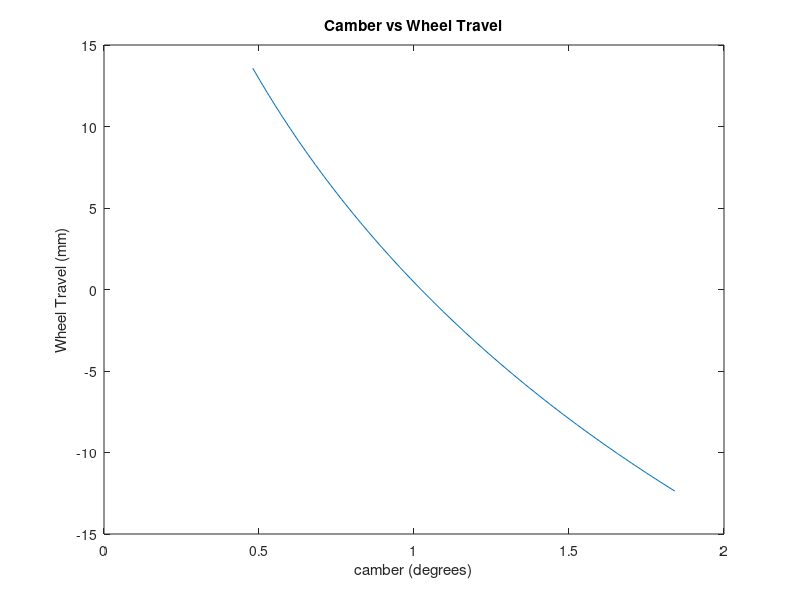

Here is the MATLAB script that generated this plot:
clc; clear all; close all;

%% Input Variables
% A-arms pickup points
pickups = [245 307.03; %Front Upper Front Arm
    245 393.73;    %Front Upper Rear Arm
    105.94 145.76; %Front Lower Front Arm
    105.94 145.76; %Front Lower Rear Arm
    ];

 %Initial Spherical Holder Position
 shcoords = [502.56 298.98; %Front Upper A-arm
        531.71 104.46; %Front Lower A-arm
        ];
KPI = deg2rad(7.5);
tyrerad = 203.2; %mm
alpha = deg2rad(36.44);
e = 137.51;
% alpha = deg2rad(33);
% e = 198;
%% 4Bar Equations
pickups2D = [((pickups(1,1)+ pickups(2,1))/2) ((pickups(1,2)+ pickups(2,2))/2); %Front Upper
    ((pickups(3,1)+ pickups(4,1))/2) ((pickups(3,2)+ pickups(4,2))/2); %Front Lower
    ];

%Upper A-arm Link (a)
a = sqrt((pickups2D(1,1)-shcoords(1,1))^2+(pickups2D(1,2)-shcoords(1,2))^2);
% a = 198;
%Lower A-arm Link (c)
c = sqrt((pickups2D(2,1)-shcoords(2,1))^2+(pickups2D(2,2)-shcoords(2,2))^2);
% c = 315;
%Upper Spherical to Lower Spherical (b)
b = sqrt((shcoords(1,1)-shcoords(2,1))^2+(shcoords(1,2)-shcoords(2,2))^2);
% b = 269;
%Upper Chassis Point to Lower Chassis Point (d)
d = sqrt((pickups2D(1,1)-pickups2D(2,1))^2+(pickups2D(1,2)-pickups2D(2,2))^2);
% d = 188;

%Theta0 at rest
th0rest = atan((pickups2D(1,1)-pickups2D(2,1))/(pickups2D(1,2)-pickups2D(2,2)));
% th0rest = deg2rad(9.625);

%Theta2 at rest
th2rest=atan((shcoords(1,2)-pickups2D(1,2))/abs(shcoords(1,1)-pickups2D(1,1)))+(pi/2)+abs(atan((pickups2D(1,1)-pickups2D(2,1))/(pickups2D(1,2)-pickups2D(2,2))));
% th2rest = deg2rad(99.625);

%Initial constants
K1=d/a;
K2=d/c;
K3=(a^2+c^2+d^2-b^2)/(2*a*c);
K4 = d / c;
K5 = (b^2 - a^2 - c^2 - d^2)/(2*a*b);
A=cos(th2rest)-K1-K2*cos(th2rest)+K3;
B=-2*sin(th2rest);
C=K1-(K2+1)*cos(th2rest)+K3;

%Theta 4 at rest
th4rest=(2*atan((-B-sqrt(B^2-(4*A*C)))/(2*A)));

%Theta 3 at rest
th3rest= asin((-a*sin(th2rest)+c*sin(th4rest))/b);

%% Initialisation of vertical displacement calcs
%To determine the camber angle during the fluctuation of the wheel, we should determine the variation of the coupler angle th3,as a function of vertical motion z of the coupler point C
f0 = sqrt(a^2+d^2-(2*a*d*cos(th2rest)));
q0 = atan((a*sin(th2rest))/(d-(a*cos(th2rest))));
p0 = atan(sqrt((4*b^2*f0^2)-(b^2+f0^2-c^2))/(b^2+f0^2-c^2));

%initial coordinates of the coupler point C and the initial value of z
xc0 = a*cos(th2rest)+e*cos(p0+q0-alpha);
yc0 = a*sin(th2rest)+e*sin(p0+q0-alpha);
z0 = -xc0*cos(th0rest)-yc0*sin(th0rest);

%% Calculating Ride Camber
gamma = [];
h = [];
z=[];
theta_inc=deg2rad(.25);
theta_range=deg2rad(10);
% theta_range=deg2rad(-5):th2rest:deg2rad(5);
th2arr=[];
th3=[];
th4=[];
% xc = [];
% yc = [];
camber=[];
th2arr(1)=th2rest-deg2rad(5);
% th2arr(1)=th2rest;
for i=1:theta_range/theta_inc
%     D = K5 - K1 + (1-K4)*cos(th2arr(i));
%     E = -2*sin(th2arr(i));
%     F = K5 + K1 - (1-K4)*cos(th2arr(i));
    A=cos(th2arr(i))-K1-K2*cos(th2arr(i))+K3;
    B=-2*sin(th2arr(i));
    C=K1-(K2+1)*cos(th2arr(i))+K3;
    th4(i) = 2 * atan((-B-sqrt(B^2-4*A*C))/(2*A));
    th3(i)= asin((-a*sin(th2arr(i))+c*sin(th4(i)))/b);
    %
    f = sqrt(a^2+d^2-(2*a*d*cos(th2arr(i))));
    q = atan((a*sin(th2arr(i)))/(d-a*cos(th2arr(i))));
    p = atan(sqrt(4*b^2*f^2-(b^2+f^2-c^2))/(b^2+f^2-c^2));
    xc = (a*cos(th2arr(i)))+(e*cos(p+q-alpha));
    yc = (a*sin(th2arr(i)))+(e*sin(p+q-alpha));
    
    %Displacement z in terms of xc and yc
    z = -xc*cos(th0rest)-yc*sin(th0rest); %th0 won't be static for body roll
    %Vertical displacement of wheel centre
    h(i) = z-z0;
    %initial angler of coupler link with vertical direction is th0-th3rest so
    gamma(i) = th3(i)-th0rest-KPI;
    camber(i) = rad2deg(gamma(i));
    th2arr(i+1)=th2arr(i)+theta_inc;
end

plot(camber, h, '-')
xlabel('camber (degrees)')
ylabel('Wheel Travel (mm)')
title('Camber vs Wheel Travel')
% plot(z)